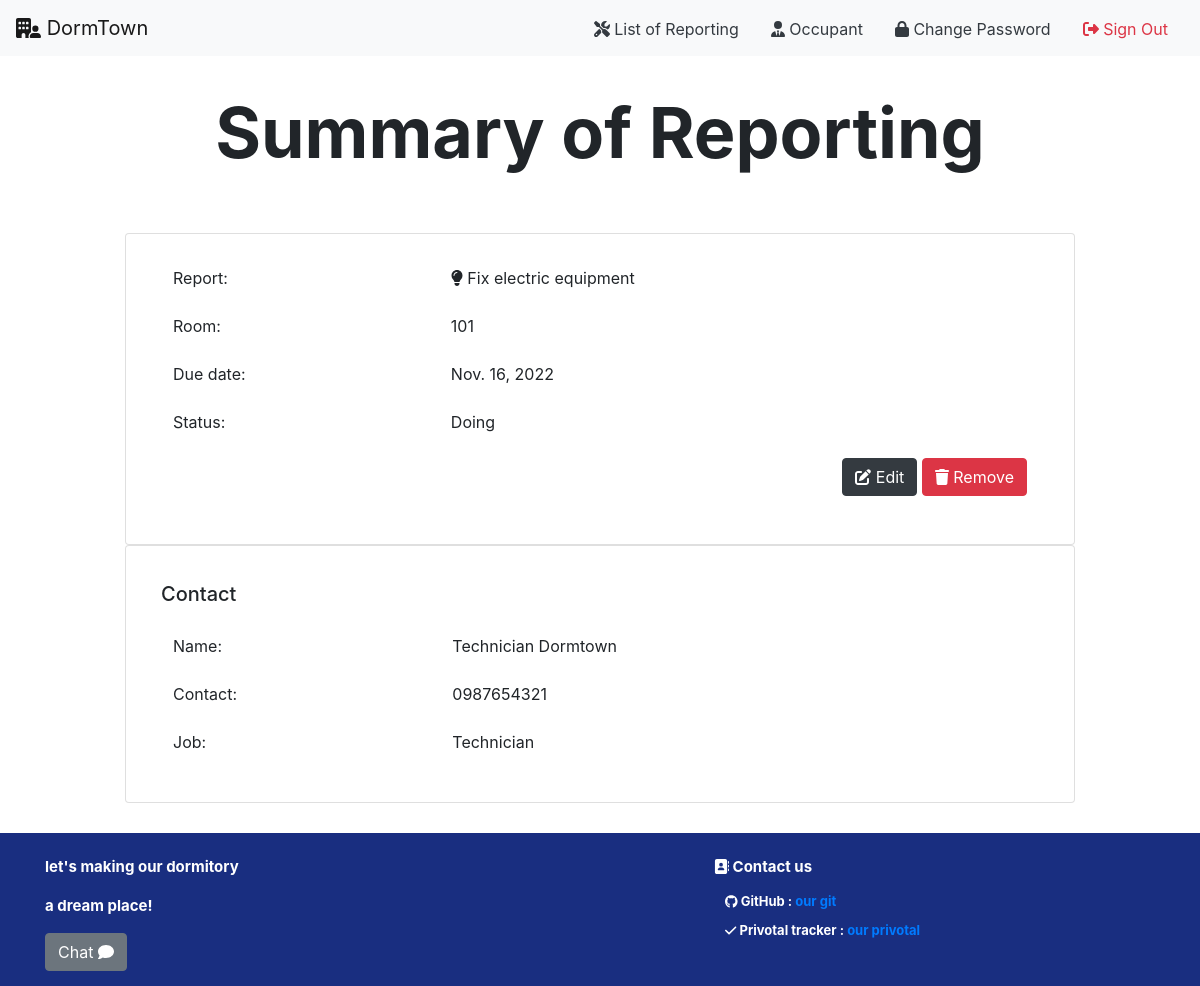
The page /occupant/report/detail/59 (signed in) on the database as committed earlier.
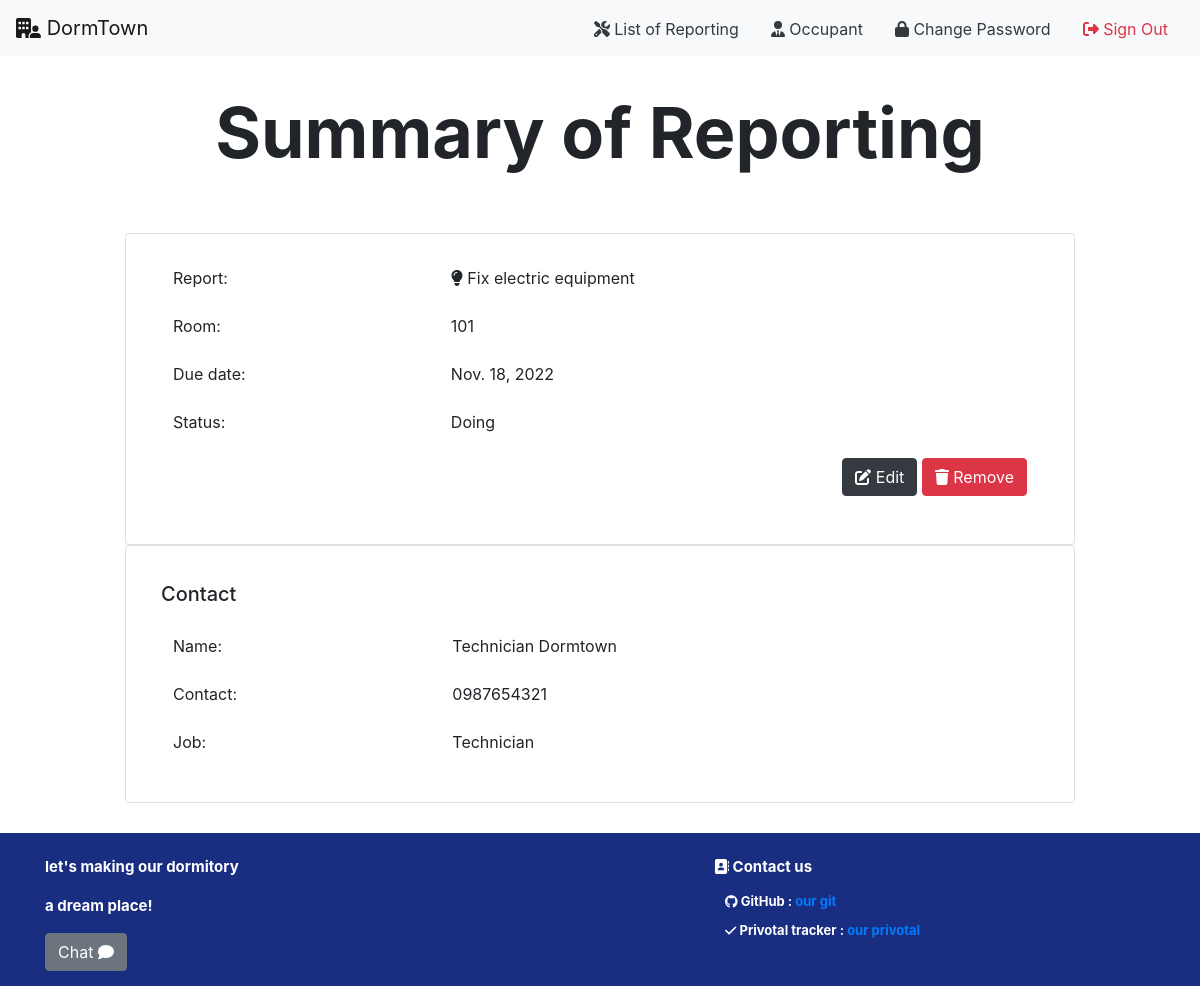
The same page on the database as committed later.
### occupant/models.py (models this page shows, shortened)
class Report(models.Model):
    from_user_id = models.ForeignKey(
        User, on_delete=models.CASCADE, related_name="from_user_id")
    problem_type_id = models.ForeignKey(
        ProblemType, on_delete=models.CASCADE, related_name="problem_type_id")
    due_date = models.DateField()
    note = models.CharField(max_length=150)
    status_id = models.ForeignKey(
        StatusType, on_delete=models.CASCADE, related_name="status_id")
    assign_to_id = models.ForeignKey(
        User, on_delete=models.CASCADE, related_name="assign_to_id", null=True)
    role_id = models.ForeignKey(
        Role, on_delete=models.CASCADE, related_name="reported_role_id", null=True)

class ProblemType(models.Model):
    problem_name = models.CharField(max_length=30)

class StatusType(models.Model):
    status_name = models.CharField(max_length=10)
    def __str__(self):
        return f'{ self.status_name }'

### occupant/views.py (the view)
# urls.py: path('report/detail/<int:report_id>', views.get_report, name='get_report'),
def get_report(request, report_id):
    if not request.user.is_authenticated:
        return render(request, 'users/login.html', status=403)
    try:
        user = User.objects.get(pk=request.user.id)
        user_info = get_object_or_404(UserInfo, user_id=user)
        report = Report.objects.get(pk=report_id, from_user_id=user)
        assign_to_user_info = UserInfo.objects.filter(user_id=report.assign_to_id).first()
        role = Role.objects.get(role_name='Manager')
        managers = UserInfo.objects.filter(role_id=role)
    except:
        return render(request, 'rooms/500.html', status=500)
    return render(request, 'occupant/result_report.html', {
        'report': report,
        'header': 'Summary of Reporting',
        'user_info': user_info,
        'assign_to_user_info': assign_to_user_info,
        'managers': managers
    })

### occupant/models.py (called while the page is built)
    def __str__(self):
        return f'{ self.role_name }'

### occupant/templates/occupant/result_report.html (shortened to what this page needs)
{% extends 'occupant/layout.html' %}
{% block body %}
<div class="text-center mt-4">
    <p class="header">{{ header }}</p>
</div>
<div class="container">
    <div class="py-3"></div>
    <div class="row">
        <div class="col-lg-10 card" style="margin: auto">
            <div class="card-body">
                <table class="table table-borderless">
                    <tr>
                        <td colspan="2">Report:</td>
                        <td class="text-end">
                            {% if report.problem_type_id.problem_name == 'Cleaning service' %}
                            <i class="fa-solid fa-broom"></i>
                            {% elif report.problem_type_id.problem_name == 'Irrigation problem' %}
                            <i class="fa-solid fa-droplet"></i>
                            {% elif report.problem_type_id.problem_name == 'Fix electric equipment' %}
                            <i class="fa-solid fa-lightbulb"></i>
                            {% elif report.problem_type_id.problem_name == 'Move out' %}
                            <i class="fa-solid fa-door-open"></i>
                            {% endif %}
                            {{ report.problem_type_id.problem_name }}
                        </td>
                    </tr>
                    <tr>
                        <td colspan="2">Room:</td>
                        <td class="text-end">{{ user_info.room_id.room_number }}</td>
                    </tr>
                    <tr>
                        <td colspan="2">Due date:</td>
                        <td class="text-end">{{ report.due_date }}</td>
                    </tr>
                    <tr>
                        <td colspan="2">Status:</td>
                        <td class="text-end">
                            {{ report.status_id }}
                        </td>
                    </tr>
                    {% if report.status_id != 'Idle' %}
                    <tr>
                        <td colspan="2"></td>
                        <td colspan="2" align="right">
                            <a class="btn btn-dark text-white" href="{% url 'occupant:edit_report' report.id %}">
                                <i class="fa-solid fa-pen-to-square"></i>
                                Edit
                            </a>
                            <a class="btn btn-danger text-white" href="{% url 'occupant:delete_report' report.id %}">
                                <i class="fa-solid fa-trash"></i>
                                Remove
                            </a>
                        </td>
                    </tr>
                    {% endif %}
                </table>
            </div>
        </div>
    </div>
</div>
{% if report.status_id.status_name != 'Idle' %}
<div class="container">
    <div class="row">
        <div class="col-lg-10 card" style="margin: auto">
            <div class="card-body">
                <div class="d-flex justify-content-between align-items-center py-3">
                    <h2 class="h5 mb-0">Contact</h2>
                </div>
                <table class="table table-borderless">
                    <tr>
                        <td colspan="2">Name:</td>
                        <td class="text-end">{{ assign_to_user_info.user_id.first_name }} {{ assign_to_user_info.user_id.last_name }}</td>
                    </tr>
                    <tr>
                        <td colspan="2">Contact:</td>
                        <td class="text-end">{{ assign_to_user_info.phone_number }}</td>
                    </tr>
                    <tr>
                        <td colspan="2">Job:</td>
                        <td class="text-end">{{ assign_to_user_info.role_id }}</td>
                    </tr>
                </table>
            </div>
        </div>
    </div>
</div>
{% endif %}
{% endblock %}

Rows that differ between the two databases and show on the page:
changed Report "Fix electric equipment": due_date "Nov. 16, 2022" → "Nov. 18, 2022"
